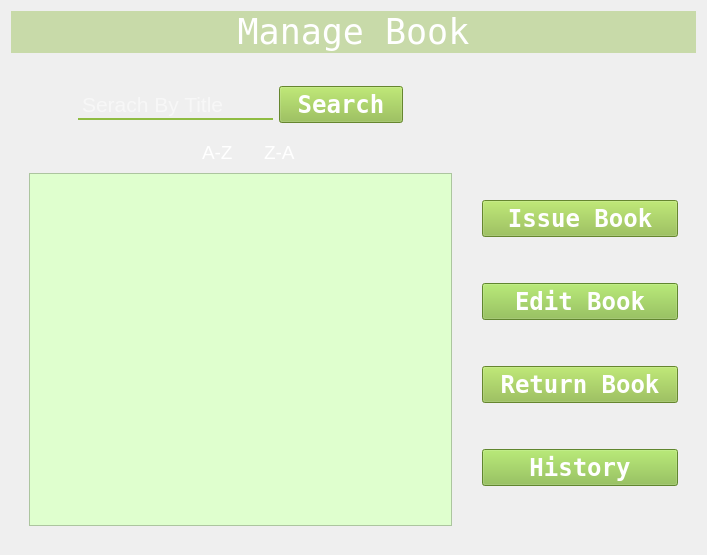
               <widget class="QWidget" name="page3">
                <layout class="QVBoxLayout" name="verticalLayout_12">
                 <item>
                  <widget class="QLabel" name="label_2">
                   <property name="font">
                    <font>
                     <family>NSimSun</family>
                     <pointsize>26</pointsize>
                     <weight>50</weight>
                     <bold>false</bold>
                    </font>
                   </property>
                   <property name="styleSheet">
                    <string notr="true">color: rgb(255, 255, 255);
background-color: rgba(143, 188, 66,0.4);</string>
                   </property>
                   <property name="text">
                    <string>Manage Book</string>
                   </property>
                   <property name="alignment">
                    <set>Qt::AlignCenter</set>
                   </property>
                  </widget>
                 </item>
                 <item>
                  <widget class="QWidget" name="widget_3" native="true">
                   <property name="styleSheet">
                    <string notr="true">background-color: rgba(255, 255, 255,0);</string>
                   </property>
                   <layout class="QHBoxLayout" name="horizontalLayout_5">
                    <item>
                     <widget class="QWidget" name="widget_5" native="true">
                      <property name="styleSheet">
                       <string notr="true">background-color: rgba(255, 255, 255,0);</string>
                      </property>
                      <layout class="QVBoxLayout" name="verticalLayout_11">
                       <item>
                        <widget class="QWidget" name="widget_7" native="true">
                         <property name="styleSheet">
                          <string notr="true">background-color: rgba(255, 255, 255,0);</string>
                         </property>
                         <layout class="QHBoxLayout" name="horizontalLayout_7">
                          <item>
                           <spacer name="horizontalSpacer_4">
                            <property name="orientation">
                             <enum>Qt::Horizontal</enum>
                            </property>
                            <property name="sizeHint" stdset="0">
                             <size>
                              <width>40</width>
                              <height>20</height>
                             </size>
                            </property>
                           </spacer>
                          </item>
                          <item>
                           <widget class="QLineEdit" name="searchTxt">
                            <property name="font">
                             <font>
                              <pointsize>16</pointsize>
                             </font>
                            </property>
                            <property name="styleSheet">
                             <string notr="true">color: rgb(255, 255, 255);
border: 2px solid rgba(0,0,0,0);
border-bottom-color: rgb(143, 188, 66);
background-color: rgba(255, 255, 255,0.0);
</string>
                            </property>
                            <property name="placeholderText">
                             <string>Serach By Title</string>
                            </property>
                           </widget>
                          </item>
                          <item>
                           <widget class="QPushButton" name="searchBtn">
                            <property name="font">
                             <font>
                              <family>NSimSun</family>
                              <pointsize>18</pointsize>
                              <weight>75</weight>
                              <bold>true</bold>
                             </font>
                            </property>
                            <property name="styleSheet">
                             <string notr="true">
QPushButton:hover{
background-color:rgb(119, 156, 55);
color: rgb(255,255,255);
}

QPushButton{
background-color:rgb(143,188,66);
color:rgb(255,255,255);

}</string>
                            </property>
                            <property name="text">
                             <string> Search </string>
                            </property>
                            <property name="flat">
                             <bool>false</bool>
                            </property>
                           </widget>
                          </item>
                          <item>
                           <spacer name="horizontalSpacer_5">
                            <property name="orientation">
                             <enum>Qt::Horizontal</enum>
                            </property>
                            <property name="sizeHint" stdset="0">
                             <size>
                              <width>40</width>
                              <height>20</height>
                             </size>
                            </property>
                           </spacer>
                          </item>
                         </layout>
                        </widget>
                       </item>
                       <item>
                        <layout class="QHBoxLayout" name="horizontalLayout_8">
                         <item>
                          <spacer name="horizontalSpacer_6">
                           <property name="orientation">
                            <enum>Qt::Horizontal</enum>
                           </property>
                           <property name="sizeHint" stdset="0">
                            <size>
                             <width>40</width>
                             <height>20</height>
                            </size>
                           </property>
                          </spacer>
                         </item>
                         <item>
                          <widget class="QRadioButton" name="ascendRBtn">
                           <property name="font">
                            <font>
                             <pointsize>14</pointsize>
                            </font>
                           </property>
                           <property name="styleSheet">
                            <string notr="true">color: rgb(255, 255, 255);</string>
                           </property>
                           <property name="text">
                            <string>A-Z</string>
                           </property>
                          </widget>
                         </item>
                         <item>
                          <widget class="QRadioButton" name="descendRBtn">
                           <property name="font">
                            <font>
                             <pointsize>14</pointsize>
                            </font>
                           </property>
                           <property name="styleSheet">
                            <string notr="true">color: rgb(255, 255, 255);</string>
                           </property>
                           <property name="text">
                            <string>Z-A</string>
                           </property>
                          </widget>
                         </item>
                         <item>
                          <spacer name="horizontalSpacer_7">
                           <property name="orientation">
                            <enum>Qt::Horizontal</enum>
                           </property>
                           <property name="sizeHint" stdset="0">
                            <size>
                             <width>40</width>
                             <height>20</height>
                            </size>
                           </property>
                          </spacer>
                         </item>
                        </layout>
                       </item>
                       <item>
                        <widget class="QTableView" name="tableView">
                         <property name="styleSheet">
                          <string notr="true">background-color: rgb(223, 255, 206)</string>
                         </property>
                         <property name="selectionMode">
                          <enum>QAbstractItemView::SingleSelection</enum>
                         </property>
                         <property name="selectionBehavior">
                          <enum>QAbstractItemView::SelectRows</enum>
                         </property>
                        </widget>
                       </item>
                      </layout>
                     </widget>
                    </item>
                    <item>
                     <widget class="QWidget" name="widget_14" native="true"/>
                    </item>
                    <item>
                     <widget class="QWidget" name="BtnWidget" native="true">
                      <property name="styleSheet">
                       <string notr="true">background-color: rgba(255, 255, 255,0);</string>
                      </property>
                      <layout class="QVBoxLayout" name="verticalLayout_10">
                       <item>
                        <spacer name="verticalSpacer_15">
                         <property name="orientation">
                          <enum>Qt::Vertical</enum>
                         </property>
                         <property name="sizeHint" stdset="0">
                          <size>
                           <width>20</width>
                           <height>123</height>
                          </size>
                         </property>
                        </spacer>
                       </item>
                       <item>
                        <widget class="QPushButton" name="issueBookBtn">
                         <property name="font">
                          <font>
                           <family>NSimSun</family>
                           <pointsize>18</pointsize>
                           <weight>75</weight>
                           <bold>true</bold>
                          </font>
                         </property>
                         <property name="styleSheet">
                          <string notr="true">
QPushButton:hover{
background-color:rgb(119, 156, 55);
color: rgb(255,255,255);
}

QPushButton{
background-color:rgb(143,188,66);
color:rgb(255,255,255);
}</string>
                         </property>
                         <property name="text">
                          <string>Issue Book</string>
                         </property>
                         <property name="flat">
                          <bool>false</bool>
                         </property>
                        </widget>
                       </item>
                       <item>
                        <spacer name="verticalSpacer_14">
                         <property name="orientation">
                          <enum>Qt::Vertical</enum>
                         </property>
                         <property name="sizeHint" stdset="0">
                          <size>
                           <width>20</width>
                           <height>40</height>
                          </size>
                         </property>
                        </spacer>
                       </item>
                       <item>
                        <widget class="QPushButton" name="editBookBtn">
                         <property name="font">
                          <font>
                           <family>NSimSun</family>
                           <pointsize>18</pointsize>
                           <weight>75</weight>
                           <bold>true</bold>
                          </font>
                         </property>
                         <property name="styleSheet">
                          <string notr="true">
QPushButton:hover{
background-color:rgb(119, 156, 55);
color: rgb(255,255,255);
}

QPushButton{
background-color:rgb(134,188,66);
color:rgb(255,255,255);

}</string>
                         </property>
                         <property name="text">
                          <string>Edit Book</string>
                         </property>
                        </widget>
                       </item>
                       <item>
                        <spacer name="verticalSpacer_16">
                         <property name="orientation">
                          <enum>Qt::Vertical</enum>
                         </property>
                         <property name="sizeHint" stdset="0">
                          <size>
                           <width>20</width>
                           <height>40</height>
                          </size>
                         </property>
                        </spacer>
                       </item>
                       <item>
                        <widget class="QPushButton" name="returnBookBtn">
                         <property name="font">
                          <font>
                           <family>NSimSun</family>
                           <pointsize>18</pointsize>
                           <weight>75</weight>
                           <bold>true</bold>
                          </font>
                         </property>
                         <property name="styleSheet">
                          <string notr="true">
QPushButton:hover{
background-color:rgb(119, 156, 55);
color: rgb(255,255,255);
}

QPushButton{
background-color:rgb(143,188,66);
color:rgb(255,255,255);

}</string>
                         </property>
                         <property name="text">
                          <string> Return Book </string>
                         </property>
                         <property name="flat">
                          <bool>false</bool>
                         </property>
                        </widget>
                       </item>
                       <item>
                        <spacer name="verticalSpacer_17">
                         <property name="orientation">
                          <enum>Qt::Vertical</enum>
                         </property>
                         <property name="sizeHint" stdset="0">
                          <size>
                           <width>20</width>
                           <height>40</height>
                          </size>
                         </property>
                        </spacer>
                       </item>
                       <item>
                        <widget class="QPushButton" name="historyBtn">
                         <property name="font">
                          <font>
                           <family>NSimSun</family>
                           <pointsize>18</pointsize>
                           <weight>75</weight>
                           <bold>true</bold>
                          </font>
                         </property>
                         <property name="styleSheet">
                          <string notr="true">
QPushButton:hover{
background-color:rgb(119, 156, 55);
color: rgb(255,255,255);
}

QPushButton{
background-color:rgb(134,188,66);
color:rgb(255,255,255);

}</string>
                         </property>
                         <property name="text">
                          <string>History</string>
                         </property>
                        </widget>
                       </item>
                       <item>
                        <spacer name="verticalSpacer_2">
                         <property name="orientation">
                          <enum>Qt::Vertical</enum>
                         </property>
                         <property name="sizeHint" stdset="0">
                          <size>
                           <width>20</width>
                           <height>40</height>
                          </size>
                         </property>
                        </spacer>
                       </item>
                      </layout>
                     </widget>
                    </item>
                   </layout>
                  </widget>
                 </item>
                </layout>
               </widget>
